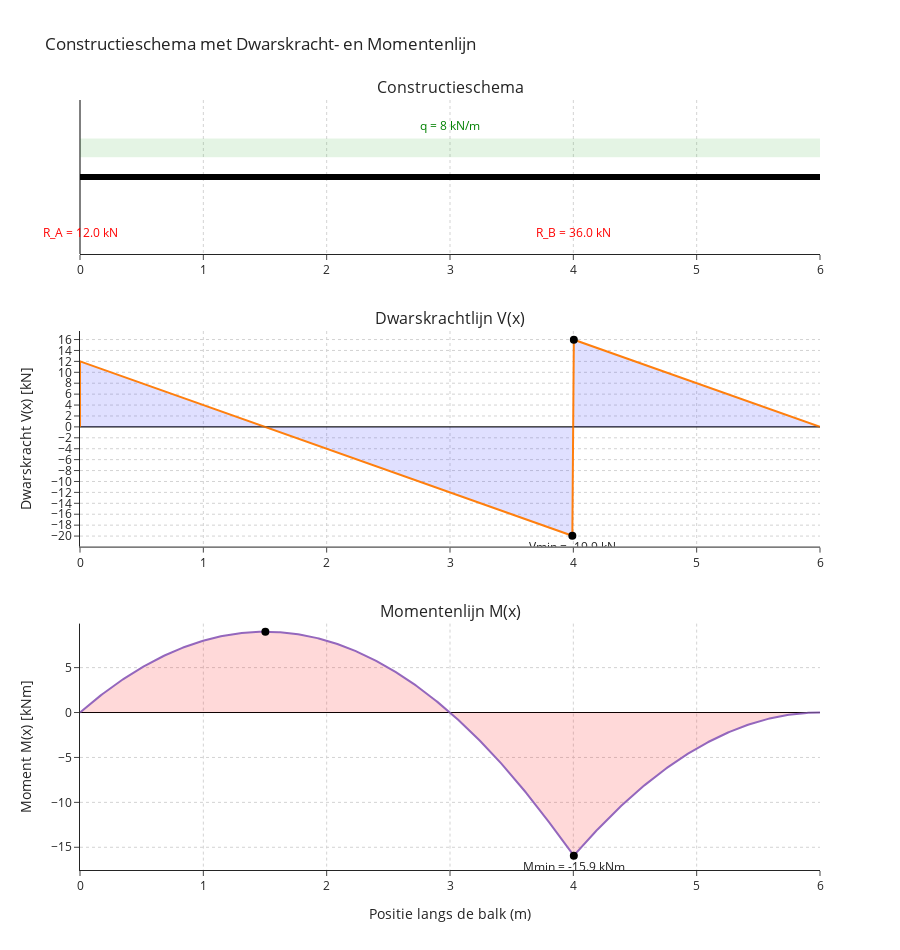

The notebook cell saved with this chart:
### Code cell
import numpy as np
import plotly.graph_objects as go
from plotly.subplots import make_subplots

# ========================
# Gegeven parameters
# ========================
L = 6        # Lengte balk (m)
a = 4        # Positie ondersteuning B (m)
q = 8        # Verdeelde belasting (kN/m)

# Reactiekrachten
totale_last = q * L
R_B = totale_last * (L / 2) / a
R_A = totale_last - R_B

print(f"R_A = {R_A:.1f} kN")
print(f"R_B = {R_B:.1f} kN")

# Discretisatie
x = np.linspace(0, L, 500)

# ========================
# Dwarskracht V(x)
# ========================
V = np.zeros_like(x)
for i, xi in enumerate(x):
    if xi <= a:
        V[i] = R_A - q * xi
    else:
        V[i] = R_A + R_B - q * xi

# Sluiten naar 0 voor vullen
xV = np.concatenate(([0], x, [L]))
V_plot = np.concatenate(([0], V, [0]))

# Max/min van V
idx_V_max = np.argmax(V)
idx_V_min = np.argmin(V)
x_V_max, V_max = x[idx_V_max], V[idx_V_max]
x_V_min, V_min = x[idx_V_min], V[idx_V_min]

# ========================
# Moment M(x)
# ========================
M = np.zeros_like(x)
for i, xi in enumerate(x):
    if xi <= a:
        M[i] = R_A * xi - 0.5 * q * xi**2
    else:
        M[i] = R_A * xi + R_B * (xi - a) - 0.5 * q * xi**2

# Sluiten naar 0 voor vullen
xM = np.concatenate(([0], x, [L]))
M_plot = np.concatenate(([0], M, [0]))

# Max/min van M
idx_M_max = np.argmax(M)
idx_M_min = np.argmin(M)
x_M_max, M_max = x[idx_M_max], M[idx_M_max]
x_M_min, M_min = x[idx_M_min], M[idx_M_min]

# ========================
# Subplots (3 rijen)
# ========================
fig = make_subplots(
    rows=3, cols=1,
    shared_xaxes=True,
    vertical_spacing=0.10,
    row_heights=[0.25, 0.35, 0.40],
    subplot_titles=(
        "Constructieschema",
        "Dwarskrachtlijn V(x)",
        "Momentenlijn M(x)"
    )
)

# ========================
# 1️⃣ Constructieschema
# ========================

# Balk (zwarte lijn)
fig.add_trace(
    go.Scatter(
        x=[0, L],
        y=[0, 0],
        mode="lines",
        line=dict(width=6, color="black"),
        showlegend=False
    ),
    row=1, col=1
)

# Verdeelde belasting als groen blok
fig.add_shape(
    type="rect",
    x0=0, x1=L,
    y0=0.18, y1=0.35,
    fillcolor="rgba(0, 150, 0, 0.35)",   # groen, transparant
    line=dict(width=0),
    row=1, col=1
)

# Groene pijlen voor verdeelde belasting (omlaag)
for xi in np.linspace(0.3, L - 0.3, 7):
    fig.add_annotation(
        x=xi,
        y=0.18,
        ax=xi,
        ay=0.42,
        arrowhead=3,
        arrowwidth=1.8,
        arrowcolor="green",
        row=1, col=1
    )

# Label verdeelde belasting
fig.add_annotation(
    x=L / 2,
    y=0.47,
    text=f"q = {q} kN/m",
    showarrow=False,
    font=dict(color="green"),
    row=1, col=1
)

# Reactiekrachten als rode puntlasten (pijlen + tekst)

# R_A bij x = 0
fig.add_annotation(
    x=0,
    y=0,           # pijlpunt op de balk
    ax=0,
    ay=-0.45,      # pijl komt van onder
    arrowhead=3,
    arrowwidth=3,
    arrowcolor="red",
    row=1, col=1
)
fig.add_annotation(
    x=0,
    y=-0.50,
    text=f"R_A = {R_A:.1f} kN",
    showarrow=False,
    font=dict(color="red"),
    row=1, col=1
)

# R_B bij x = a
fig.add_annotation(
    x=a,
    y=0,
    ax=a,
    ay=-0.45,
    arrowhead=3,
    arrowwidth=3,
    arrowcolor="red",
    row=1, col=1
)
fig.add_annotation(
    x=a,
    y=-0.50,
    text=f"R_B = {R_B:.1f} kN",
    showarrow=False,
    font=dict(color="red"),
    row=1, col=1
)

# Y-as constructieschema verbergen
fig.update_yaxes(
    visible=False,
    range=[-0.7, 0.7],
    row=1, col=1
)

# ========================
# 2️⃣ Dwarskrachtlijn V(x)
# ========================
fig.add_trace(
    go.Scatter(
        x=xV,
        y=V_plot,
        mode="lines",
        fill="tozeroy",
        line=dict(width=2),
        fillcolor="rgba(0,0,255,0.12)",
        showlegend=False
    ),
    row=2, col=1
)

# Max/min markers voor V
fig.add_trace(
    go.Scatter(
        x=[x_V_max],
        y=[V_max],
        mode="markers+text",
        marker=dict(size=8, color="black"),
        text=[f"Vmax = {V_max:.1f} kN"],
        textposition="top center",
        showlegend=False
    ),
    row=2, col=1
)

fig.add_trace(
    go.Scatter(
        x=[x_V_min],
        y=[V_min],
        mode="markers+text",
        marker=dict(size=8, color="black"),
        text=[f"Vmin = {V_min:.1f} kN"],
        textposition="bottom center",
        showlegend=False
    ),
    row=2, col=1
)

fig.add_hline(y=0, line_width=1, line_color="black", row=2, col=1)

# ========================
# 3️⃣ Momentenlijn M(x)
# ========================
fig.add_trace(
    go.Scatter(
        x=xM,
        y=M_plot,
        mode="lines",
        fill="tozeroy",
        line=dict(width=2),
        fillcolor="rgba(255,0,0,0.15)",
        showlegend=False
    ),
    row=3, col=1
)

# Max/min markers voor M
fig.add_trace(
    go.Scatter(
        x=[x_M_max],
        y=[M_max],
        mode="markers+text",
        marker=dict(size=8, color="black"),
        text=[f"Mmax = {M_max:.1f} kNm"],
        textposition="top center",
        showlegend=False
    ),
    row=3, col=1
)

fig.add_trace(
    go.Scatter(
        x=[x_M_min],
        y=[M_min],
        mode="markers+text",
        marker=dict(size=8, color="black"),
        text=[f"Mmin = {M_min:.1f} kNm"],
        textposition="bottom center",
        showlegend=False
    ),
    row=3, col=1
)

fig.add_hline(y=0, line_width=1, line_color="black", row=3, col=1)

# ========================
# Layout en assen
# ========================
fig.update_layout(
    height=950,
    template="simple_white",
    title="Constructieschema met Dwarskracht- en Momentenlijn",
    showlegend=False
)

# X-assen – in alle drie zichtbaar, zelfde schaal
for r in [1, 2, 3]:
    fig.update_xaxes(
        dtick=1,
        range=[0, L],
        showgrid=True,
        gridcolor="lightgray",
        griddash="dot",
        zeroline=True,
        zerolinecolor="black",
        showticklabels=True,
        row=r, col=1
    )

# Alleen onderste x-as krijgt label
fig.update_xaxes(
    title_text="Positie langs de balk (m)",
    row=3, col=1
)

# Y-as Dwarskracht – grid per 2 kN, strakke range
fig.update_yaxes(
    title_text="Dwarskracht V(x) [kN]",
    dtick=2,
    showgrid=True,
    gridcolor="lightgray",
    griddash="dot",
    zeroline=True,
    zerolinecolor="black",
    range=[1.1 * V_plot.min(), 1.1 * V_plot.max()],
    row=2, col=1
)

# Y-as Moment – strakke range
fig.update_yaxes(
    title_text="Moment M(x) [kNm]",
    showgrid=True,
    gridcolor="lightgray",
    griddash="dot",
    zeroline=True,
    zerolinecolor="black",
    range=[1.1 * M_plot.min(), 1.1 * M_plot.max()],
    row=3, col=1
)

fig.show()

### Figure 1 — Plotly figure (JSON) as saved in the notebook; plotly's stock layout.template omitted (floating-point values rounded to 4 significant figures; data arrays with more than 128 entries replaced by an {"elided": "..."} marker saying what was removed)
{"data": [{"line": {"color": "black", "width": 6}, "mode": "lines", "showlegend": false, "type": "scatter", "x": [0, 6], "xaxis": "x", "y": [0, 0], "yaxis": "y"}, {"fill": "tozeroy", "fillcolor": "rgba(0,0,255,0.12)", "line": {"width": 2}, "mode": "lines", "showlegend": false, "type": "scatter", "x": {"elided": "502 float values"}, "xaxis": "x2", "y": {"elided": "502 float values"}, "yaxis": "y2"}, {"marker": {"color": "black", "size": 8}, "mode": "markers+text", "showlegend": false, "text": ["Vmax = 16.0 kN"], "textposition": "top center", "type": "scatter", "x": [4.004], "xaxis": "x2", "y": [15.97], "yaxis": "y2"}, {"marker": {"color": "black", "size": 8}, "mode": "markers+text", "showlegend": false, "text": ["Vmin = -19.9 kN"], "textposition": "bottom center", "type": "scatter", "x": [3.992], "xaxis": "x2", "y": [-19.94], "yaxis": "y2"}, {"fill": "tozeroy", "fillcolor": "rgba(255,0,0,0.15)", "line": {"width": 2}, "mode": "lines", "showlegend": false, "type": "scatter", "x": {"elided": "502 float values"}, "xaxis": "x3", "y": {"elided": "502 float values"}, "yaxis": "y3"}, {"marker": {"color": "black", "size": 8}, "mode": "markers+text", "showlegend": false, "text": ["Mmax = 9.0 kNm"], "textposition": "top center", "type": "scatter", "x": [1.503], "xaxis": "x3", "y": [9.0], "yaxis": "y3"}, {"marker": {"color": "black", "size": 8}, "mode": "markers+text", "showlegend": false, "text": ["Mmin = -15.9 kNm"], "textposition": "bottom center", "type": "scatter", "x": [4.004], "xaxis": "x3", "y": [-15.94], "yaxis": "y3"}], "layout": {"annotations": [{"font": {"size": 16}, "showarrow": false, "text": "Constructieschema", "x": 0.5, "xanchor": "center", "xref": "paper", "y": 1, "yanchor": "bottom", "yref": "paper"}, {"font": {"size": 16}, "showarrow": false, "text": "Dwarskrachtlijn V(x)", "x": 0.5, "xanchor": "center", "xref": "paper", "y": 0.7, "yanchor": "bottom", "yref": "paper"}, {"font": {"size": 16}, "showarrow": false, "text": "Momentenlijn M(x)", "x": 0.5, "xanchor": "center", "xref": "paper", "y": 0.32, "yanchor": "bottom", "yref": "paper"}, {"arrowcolor": "green", "arrowhead": 3, "arrowwidth": 1.8, "ax": 0.3, "ay": 0.42, "x": 0.3, "xref": "x", "y": 0.18, "yref": "y"}, {"arrowcolor": "green", "arrowhead": 3, "arrowwidth": 1.8, "ax": 1.2, "ay": 0.42, "x": 1.2, "xref": "x", "y": 0.18, "yref": "y"}, {"arrowcolor": "green", "arrowhead": 3, "arrowwidth": 1.8, "ax": 2.1, "ay": 0.42, "x": 2.1, "xref": "x", "y": 0.18, "yref": "y"}, {"arrowcolor": "green", "arrowhead": 3, "arrowwidth": 1.8, "ax": 3, "ay": 0.42, "x": 3, "xref": "x", "y": 0.18, "yref": "y"}, {"arrowcolor": "green", "arrowhead": 3, "arrowwidth": 1.8, "ax": 3.9, "ay": 0.42, "x": 3.9, "xref": "x", "y": 0.18, "yref": "y"}, {"arrowcolor": "green", "arrowhead": 3, "arrowwidth": 1.8, "ax": 4.8, "ay": 0.42, "x": 4.8, "xref": "x", "y": 0.18, "yref": "y"}, {"arrowcolor": "green", "arrowhead": 3, "arrowwidth": 1.8, "ax": 5.7, "ay": 0.42, "x": 5.7, "xref": "x", "y": 0.18, "yref": "y"}, {"font": {"color": "green"}, "showarrow": false, "text": "q = 8 kN/m", "x": 3, "xref": "x", "y": 0.47, "yref": "y"}, {"arrowcolor": "red", "arrowhead": 3, "arrowwidth": 3, "ax": 0, "ay": -0.45, "x": 0, "xref": "x", "y": 0, "yref": "y"}, {"font": {"color": "red"}, "showarrow": false, "text": "R_A = 12.0 kN", "x": 0, "xref": "x", "y": -0.5, "yref": "y"}, {"arrowcolor": "red", "arrowhead": 3, "arrowwidth": 3, "ax": 4, "ay": -0.45, "x": 4, "xref": "x", "y": 0, "yref": "y"}, {"font": {"color": "red"}, "showarrow": false, "text": "R_B = 36.0 kN", "x": 4, "xref": "x", "y": -0.5, "yref": "y"}], "height": 950, "shapes": [{"fillcolor": "rgba(0, 150, 0, 0.35)", "line": {"width": 0}, "type": "rect", "x0": 0, "x1": 6, "xref": "x", "y0": 0.18, "y1": 0.35, "yref": "y"}, {"line": {"color": "black", "width": 1}, "type": "line", "x0": 0, "x1": 1, "xref": "x2 domain", "y0": 0, "y1": 0, "yref": "y2"}, {"line": {"color": "black", "width": 1}, "type": "line", "x0": 0, "x1": 1, "xref": "x3 domain", "y0": 0, "y1": 0, "yref": "y3"}], "showlegend": false, "title": {"text": "Constructieschema met Dwarskracht- en Momentenlijn"}, "xaxis": {"anchor": "y", "domain": [0, 1], "dtick": 1, "gridcolor": "lightgray", "griddash": "dot", "matches": "x3", "range": [0, 6], "showgrid": true, "showticklabels": true, "zeroline": true, "zerolinecolor": "black"}, "xaxis2": {"anchor": "y2", "domain": [0, 1], "dtick": 1, "gridcolor": "lightgray", "griddash": "dot", "matches": "x3", "range": [0, 6], "showgrid": true, "showticklabels": true, "zeroline": true, "zerolinecolor": "black"}, "xaxis3": {"anchor": "y3", "domain": [0, 1], "dtick": 1, "gridcolor": "lightgray", "griddash": "dot", "range": [0, 6], "showgrid": true, "showticklabels": true, "title": {"text": "Positie langs de balk (m)"}, "zeroline": true, "zerolinecolor": "black"}, "yaxis": {"anchor": "x", "domain": [0.8, 1], "range": [-0.7, 0.7], "visible": false}, "yaxis2": {"anchor": "x2", "domain": [0.42, 0.7], "dtick": 2, "gridcolor": "lightgray", "griddash": "dot", "range": [-21.93, 17.56], "showgrid": true, "title": {"text": "Dwarskracht V(x) [kN]"}, "zeroline": true, "zerolinecolor": "black"}, "yaxis3": {"anchor": "x3", "domain": [0, 0.32], "gridcolor": "lightgray", "griddash": "dot", "range": [-17.53, 9.9], "showgrid": true, "title": {"text": "Moment M(x) [kNm]"}, "zeroline": true, "zerolinecolor": "black"}}}
